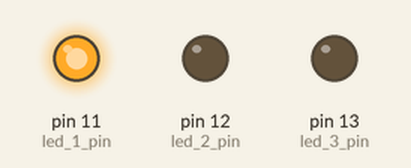
Simulated run of this sketch. Board: Arduino Uno, built with avr-gcc and run on an emulated ATmega328P. Shown: output pins drawn as LEDs (lit = HIGH).

Above: at 0.15 s.
At 1.35 s:
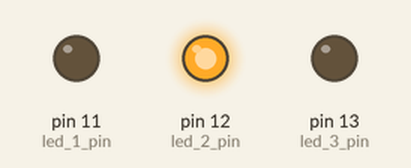
At 2.55 s:
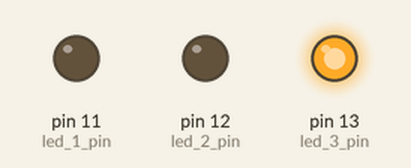
Timing chart, 0 to 3.0 s (numbered marks = the images above):
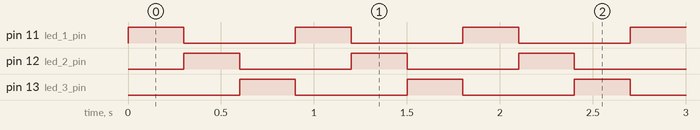

Measured:
- by itself, pin 11 (led_1_pin), pin 12 (led_2_pin), pin 13 (led_3_pin): alternates HIGH for 0.30 s and LOW for 0.60 s
- by itself, everything shown: repeats every 4.5 s, in 16 steps

The sketch:

LED_Sequential_Blink.ino
```cpp
const int led_1_pin = 11;
const int led_2_pin = 12;
const int led_3_pin = 13;

void setup() {
  pinMode(led_1_pin, OUTPUT);
  pinMode(led_2_pin, OUTPUT);
  pinMode(led_3_pin, OUTPUT);
}

void loop() {
  for (int i = 0; i < 5; i++)
  {
  digitalWrite(led_1_pin, HIGH);
  delay(300);
  digitalWrite(led_1_pin, LOW);
  digitalWrite(led_2_pin, HIGH);
  delay(300);
  digitalWrite(led_2_pin, LOW);
  digitalWrite(led_3_pin, HIGH);
  delay(300);
  digitalWrite(led_3_pin, LOW);
  }

}
```
